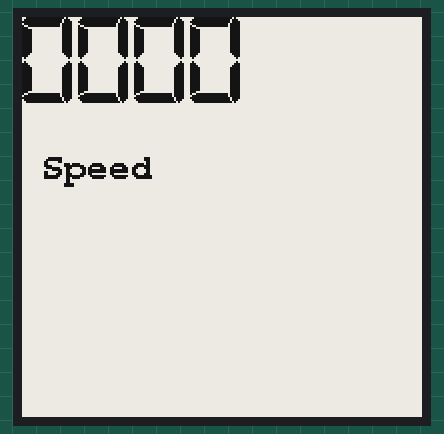
A sketch run on a simulated Raspberry Pi Pico. Shown: 200×200 one-colour display.

Above: at 2.3 s.

The sketch:

GxEPD2_HelloWorld.ino
```cpp
//#include <GFX.h>

#include <GxEPD2_BW.h>

#include <Fonts/FreeMonoBold9pt7b.h>
#include "Digi25x43Font.h"
#include "GxEPD2_display_selection_new_style.h"

GxEPD2_BW<GxEPD2_154_D67, GxEPD2_154_D67::HEIGHT> display(GxEPD2_154_D67(/*CS=5*/ SS, /*DC=*/17, /*RST=*/16, /*BUSY=*/4));  // GDEH0154D67 200x200, SSD1681


void setup() {
  display.init(115200, true, 2, false);  // USE THIS for Waveshare boards with "clever" reset circuit, 2ms reset pulse
  helloWorld();
  display.hibernate();
}


void helloWorld() {
  display.setRotation(1);

  display.setFullWindow();
  display.firstPage();

  do {

    display.fillScreen(GxEPD_WHITE);
    display.setTextColor(GxEPD_BLACK);
    display.setFont(&Digi25x43);
    display.setCursor(0, 0);
    display.print("0000");
    display.setFont(&FreeMonoBold9pt7b);
    display.setCursor(10, 80);
    display.print("Speed");
  } while (display.nextPage());
}

void loop(){};
```

Source omitted: Digi25x43Font.h (data table, 7405 bytes), play_selection_new_style.h (27278 bytes)
